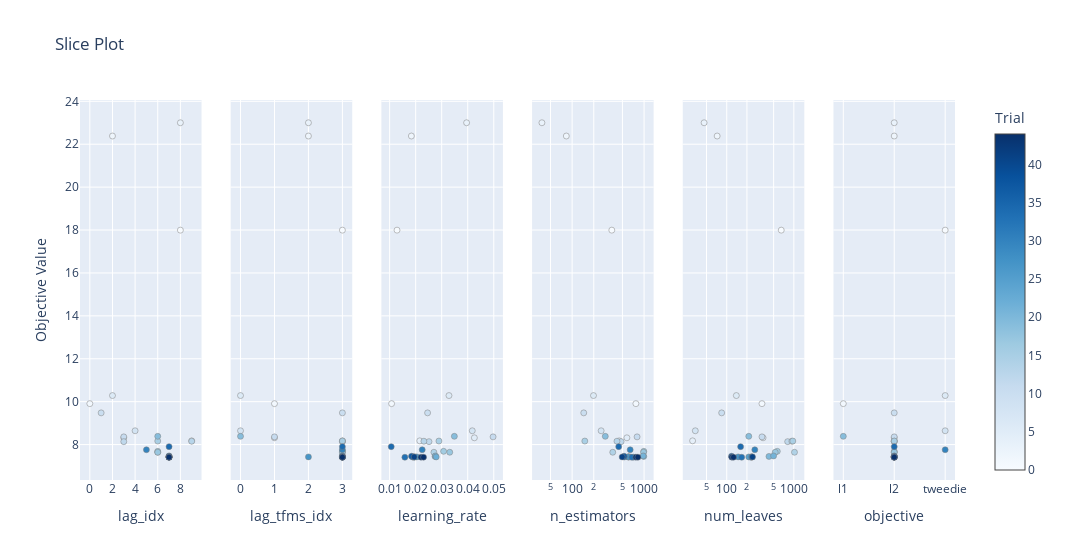

The notebook cell saved with this chart:
### Code cell
optuna.visualization.plot_slice(study, params=['learning_rate','objective','n_estimators','num_leaves','lag_idx','lag_tfms_idx'])

### Figure 1 — Plotly figure (JSON) as saved in the notebook; plotly's stock layout.template omitted (floating-point values rounded to 4 significant figures)
{"data": [{"marker": {"color": [0, 1, 2, 3, 4, 5, 6, 8, 10, 11, 12, 13, 14, 15, 16, 17, 19, 20, 21, 22, 23, 24, 25, 27, 30, 31, 33, 34, 37, 41, 43, 44], "colorbar": {"title": {"text": "Trial"}, "x": 1, "xpad": 40}, "colorscale": [[0, "rgb(247,251,255)"], [0.125, "rgb(222,235,247)"], [0.25, "rgb(198,219,239)"], [0.375, "rgb(158,202,225)"], [0.5, "rgb(107,174,214)"], [0.625, "rgb(66,146,198)"], [0.75, "rgb(33,113,181)"], [0.875, "rgb(8,81,156)"], [1, "rgb(8,48,107)"]], "line": {"color": "Grey", "width": 0.5}, "showscale": true}, "mode": "markers", "name": "Feasible Trial", "showlegend": false, "type": "scatter", "x": [8, 0, 2, 8, 9, 3, 2, 4, 1, 3, 3, 9, 6, 6, 6, 6, 6, 7, 7, 7, 7, 7, 7, 7, 5, 7, 7, 7, 7, 7, 7, 7], "xaxis": "x", "y": [17.99, 9.907, 22.38, 23.0, 8.174, 8.315, 10.28, 8.644, 9.478, 8.359, 8.137, 8.156, 7.642, 8.164, 7.686, 7.643, 8.384, 7.448, 7.471, 7.425, 7.414, 7.422, 7.425, 7.426, 7.758, 7.42, 7.409, 7.904, 7.457, 7.425, 7.415, 7.413], "yaxis": "y"}, {"marker": {"color": [0, 1, 2, 3, 4, 5, 6, 8, 10, 11, 12, 13, 14, 15, 16, 17, 19, 20, 21, 22, 23, 24, 25, 27, 30, 31, 33, 34, 37, 41, 43, 44], "colorbar": {"title": {"text": "Trial"}, "x": 1, "xpad": 40}, "colorscale": [[0, "rgb(247,251,255)"], [0.125, "rgb(222,235,247)"], [0.25, "rgb(198,219,239)"], [0.375, "rgb(158,202,225)"], [0.5, "rgb(107,174,214)"], [0.625, "rgb(66,146,198)"], [0.75, "rgb(33,113,181)"], [0.875, "rgb(8,81,156)"], [1, "rgb(8,48,107)"]], "line": {"color": "Grey", "width": 0.5}, "showscale": false}, "mode": "markers", "name": "Feasible Trial", "showlegend": false, "type": "scatter", "x": [3, 1, 2, 2, 3, 1, 0, 0, 3, 1, 3, 3, 3, 3, 3, 3, 0, 3, 3, 3, 3, 3, 3, 2, 3, 3, 3, 3, 3, 3, 3, 3], "xaxis": "x2", "y": [17.99, 9.907, 22.38, 23.0, 8.174, 8.315, 10.28, 8.644, 9.478, 8.359, 8.137, 8.156, 7.642, 8.164, 7.686, 7.643, 8.384, 7.448, 7.471, 7.425, 7.414, 7.422, 7.425, 7.426, 7.758, 7.42, 7.409, 7.904, 7.457, 7.425, 7.415, 7.413], "yaxis": "y2"}, {"marker": {"color": [0, 1, 2, 3, 4, 5, 6, 8, 10, 11, 12, 13, 14, 15, 16, 17, 19, 20, 21, 22, 23, 24, 25, 27, 30, 31, 33, 34, 37, 41, 43, 44], "colorbar": {"title": {"text": "Trial"}, "x": 1, "xpad": 40}, "colorscale": [[0, "rgb(247,251,255)"], [0.125, "rgb(222,235,247)"], [0.25, "rgb(198,219,239)"], [0.375, "rgb(158,202,225)"], [0.5, "rgb(107,174,214)"], [0.625, "rgb(66,146,198)"], [0.75, "rgb(33,113,181)"], [0.875, "rgb(8,81,156)"], [1, "rgb(8,48,107)"]], "line": {"color": "Grey", "width": 0.5}, "showscale": false}, "mode": "markers", "name": "Feasible Trial", "showlegend": false, "type": "scatter", "x": [0.01284, 0.01075, 0.01836, 0.03957, 0.02158, 0.04255, 0.0328, 0.04175, 0.02458, 0.04974, 0.02512, 0.02316, 0.02701, 0.02893, 0.03073, 0.03309, 0.03486, 0.02745, 0.02759, 0.02789, 0.01942, 0.01889, 0.01968, 0.0204, 0.02251, 0.01895, 0.01585, 0.01061, 0.01841, 0.01944, 0.02206, 0.02303], "xaxis": "x3", "y": [17.99, 9.907, 22.38, 23.0, 8.174, 8.315, 10.28, 8.644, 9.478, 8.359, 8.137, 8.156, 7.642, 8.164, 7.686, 7.643, 8.384, 7.448, 7.471, 7.425, 7.414, 7.422, 7.425, 7.426, 7.758, 7.42, 7.409, 7.904, 7.457, 7.425, 7.415, 7.413], "yaxis": "y3"}, {"marker": {"color": [0, 1, 2, 3, 4, 5, 6, 8, 10, 11, 12, 13, 14, 15, 16, 17, 19, 20, 21, 22, 23, 24, 25, 27, 30, 31, 33, 34, 37, 41, 43, 44], "colorbar": {"title": {"text": "Trial"}, "x": 1, "xpad": 40}, "colorscale": [[0, "rgb(247,251,255)"], [0.125, "rgb(222,235,247)"], [0.25, "rgb(198,219,239)"], [0.375, "rgb(158,202,225)"], [0.5, "rgb(107,174,214)"], [0.625, "rgb(66,146,198)"], [0.75, "rgb(33,113,181)"], [0.875, "rgb(8,81,156)"], [1, "rgb(8,48,107)"]], "line": {"color": "Grey", "width": 0.5}, "showscale": false}, "mode": "markers", "name": "Feasible Trial", "showlegend": false, "type": "scatter", "x": [356, 770, 83, 38, 451, 577, 198, 253, 145, 800, 479, 420, 367, 150, 991, 983, 289, 990, 972, 634, 712, 602, 603, 609, 641, 530, 677, 444, 528, 496, 769, 821], "xaxis": "x4", "y": [17.99, 9.907, 22.38, 23.0, 8.174, 8.315, 10.28, 8.644, 9.478, 8.359, 8.137, 8.156, 7.642, 8.164, 7.686, 7.643, 8.384, 7.448, 7.471, 7.425, 7.414, 7.422, 7.425, 7.426, 7.758, 7.42, 7.409, 7.904, 7.457, 7.425, 7.415, 7.413], "yaxis": "y4"}, {"marker": {"color": [0, 1, 2, 3, 4, 5, 6, 8, 10, 11, 12, 13, 14, 15, 16, 17, 19, 20, 21, 22, 23, 24, 25, 27, 30, 31, 33, 34, 37, 41, 43, 44], "colorbar": {"title": {"text": "Trial"}, "x": 1, "xpad": 40}, "colorscale": [[0, "rgb(247,251,255)"], [0.125, "rgb(222,235,247)"], [0.25, "rgb(198,219,239)"], [0.375, "rgb(158,202,225)"], [0.5, "rgb(107,174,214)"], [0.625, "rgb(66,146,198)"], [0.75, "rgb(33,113,181)"], [0.875, "rgb(8,81,156)"], [1, "rgb(8,48,107)"]], "line": {"color": "Grey", "width": 0.5}, "showscale": false}, "mode": "markers", "name": "Feasible Trial", "showlegend": false, "type": "scatter", "x": [649, 335, 72, 46, 31, 348, 139, 34, 84, 335, 809, 934, 1022, 965, 567, 528, 213, 426, 499, 238, 228, 235, 213, 148, 262, 235, 167, 161, 118, 242, 119, 126], "xaxis": "x5", "y": [17.99, 9.907, 22.38, 23.0, 8.174, 8.315, 10.28, 8.644, 9.478, 8.359, 8.137, 8.156, 7.642, 8.164, 7.686, 7.643, 8.384, 7.448, 7.471, 7.425, 7.414, 7.422, 7.425, 7.426, 7.758, 7.42, 7.409, 7.904, 7.457, 7.425, 7.415, 7.413], "yaxis": "y5"}, {"marker": {"color": [0, 1, 2, 3, 4, 5, 6, 8, 10, 11, 12, 13, 14, 15, 16, 17, 19, 20, 21, 22, 23, 24, 25, 27, 30, 31, 33, 34, 37, 41, 43, 44], "colorbar": {"title": {"text": "Trial"}, "x": 1, "xpad": 40}, "colorscale": [[0, "rgb(247,251,255)"], [0.125, "rgb(222,235,247)"], [0.25, "rgb(198,219,239)"], [0.375, "rgb(158,202,225)"], [0.5, "rgb(107,174,214)"], [0.625, "rgb(66,146,198)"], [0.75, "rgb(33,113,181)"], [0.875, "rgb(8,81,156)"], [1, "rgb(8,48,107)"]], "line": {"color": "Grey", "width": 0.5}, "showscale": false}, "mode": "markers", "name": "Feasible Trial", "showlegend": false, "type": "scatter", "x": ["tweedie", "l1", "l2", "l2", "l2", "l2", "tweedie", "tweedie", "l2", "l2", "l2", "l2", "l2", "l2", "l2", "l2", "l1", "l2", "l2", "l2", "l2", "l2", "l2", "l2", "tweedie", "l2", "l2", "l2", "l2", "l2", "l2", "l2"], "xaxis": "x6", "y": [17.99, 9.907, 22.38, 23.0, 8.174, 8.315, 10.28, 8.644, 9.478, 8.359, 8.137, 8.156, 7.642, 8.164, 7.686, 7.643, 8.384, 7.448, 7.471, 7.425, 7.414, 7.422, 7.425, 7.426, 7.758, 7.42, 7.409, 7.904, 7.457, 7.425, 7.415, 7.413], "yaxis": "y6"}], "layout": {"title": {"text": "Slice Plot"}, "width": 1800, "xaxis": {"anchor": "y", "categoryarray": [0, 1, 2, 3, 4, 5, 6, 7, 8, 9], "categoryorder": "array", "domain": [0, 0.1389], "title": {"text": "lag_idx"}, "type": "category"}, "xaxis2": {"anchor": "y2", "categoryarray": [0, 1, 2, 3], "categoryorder": "array", "domain": [0.1722, 0.3111], "title": {"text": "lag_tfms_idx"}, "type": "category"}, "xaxis3": {"anchor": "y3", "domain": [0.3444, 0.4833], "title": {"text": "learning_rate"}}, "xaxis4": {"anchor": "y4", "domain": [0.5167, 0.6556], "title": {"text": "n_estimators"}, "type": "log"}, "xaxis5": {"anchor": "y5", "domain": [0.6889, 0.8278], "title": {"text": "num_leaves"}, "type": "log"}, "xaxis6": {"anchor": "y6", "categoryarray": ["l1", "l2", "tweedie"], "categoryorder": "array", "domain": [0.8611, 1], "title": {"text": "objective"}, "type": "category"}, "yaxis": {"anchor": "x", "domain": [0, 1], "title": {"text": "Objective Value"}}, "yaxis2": {"anchor": "x2", "domain": [0, 1], "matches": "y", "showticklabels": false}, "yaxis3": {"anchor": "x3", "domain": [0, 1], "matches": "y", "showticklabels": false}, "yaxis4": {"anchor": "x4", "domain": [0, 1], "matches": "y", "showticklabels": false}, "yaxis5": {"anchor": "x5", "domain": [0, 1], "matches": "y", "showticklabels": false}, "yaxis6": {"anchor": "x6", "domain": [0, 1], "matches": "y", "showticklabels": false}}}
